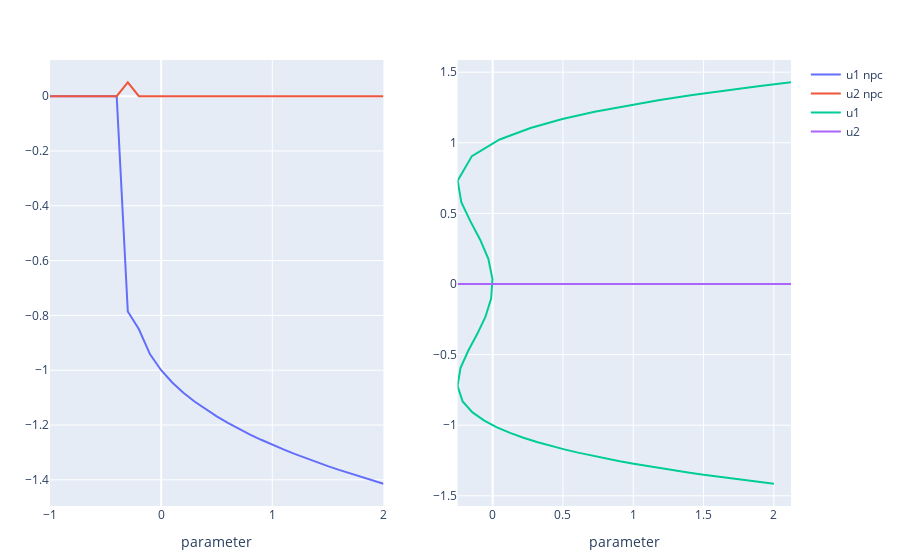

Notebook cell for this chart:
### Code cell
include("../numerical_continuation.jl")
rng = 2:-0.1:-1
par_values, conditions = continuation(hopf2d_modified, [-1 0], 6, "beta", rng, method = "npc", discretisation="shooting")
par_values2, conditions2 = continuation(hopf2d_modified, [-1 0], 6, "beta", rng, method = "pa", discretisation="shooting")

# Create trace
u1 = scatter(
    x = par_values,
    y = conditions[:,1],
    mode="lines",
    name="u1 npc",
    showlegend=true
    )
u2 = scatter(
    x = par_values,
    y = conditions[:,2],
    mode="lines",
    name="u2 npc",
    showlegend=true
    )

layout = Layout(
    xaxis_title = "parameter",
    # yaxis_type="log",
    yaxis_exponentformat="power",
    # yaxis_title = "",
    width=700, height=350,
    )

u3 = scatter(
    x = par_values2,
    y = conditions2[:,1],
    mode="lines",
    name="u1",
    showlegend=true
    )
u4 = scatter(
    x = par_values2,
    y = conditions2[:,2],
    mode="lines",
    name="u2",
    showlegend=true
    )


p1 = plot([u1, u2], layout)
p2 = plot([u3, u4], layout)

p = [p1 p2]
relayout!(p)
p

### Figure 1 — Plotly figure (JSON) as saved in the notebook; plotly's stock layout.template omitted (floating-point values rounded to 4 significant figures)
{"data": [{"mode": "lines", "name": "u1 npc", "showlegend": true, "type": "scatter", "x": [2, 1.9, 1.8, 1.7, 1.6, 1.5, 1.4, 1.3, 1.2, 1.1, 1, 0.9, 0.8, 0.7, 0.6, 0.5, 0.4, 0.3, 0.2, 0.1, 0, -0.1, -0.2, -0.3, -0.4, -0.5, -0.6, -0.7, -0.8, -0.9, -1], "xaxis": "x1", "y": [-1.414, -1.402, -1.39, -1.377, -1.364, -1.35, -1.336, -1.321, -1.305, -1.289, -1.272, -1.254, -1.235, -1.214, -1.192, -1.169, -1.143, -1.114, -1.082, -1.045, -1.0, -0.942, -0.8507, -0.7858, 1.499e-18, 1.499e-18, 1.499e-18, 1.499e-18, 1.499e-18, 1.499e-18, 1.499e-18], "yaxis": "y1"}, {"mode": "lines", "name": "u2 npc", "showlegend": true, "type": "scatter", "x": [2, 1.9, 1.8, 1.7, 1.6, 1.5, 1.4, 1.3, 1.2, 1.1, 1, 0.9, 0.8, 0.7, 0.6, 0.5, 0.4, 0.3, 0.2, 0.1, 0, -0.1, -0.2, -0.3, -0.4, -0.5, -0.6, -0.7, -0.8, -0.9, -1], "xaxis": "x1", "y": [-2.605e-07, -2.295e-07, -2.008e-07, -1.747e-07, -1.51e-07, -1.295e-07, -1.103e-07, -9.31e-08, -7.79e-08, -6.457e-08, -5.303e-08, -4.318e-08, -3.498e-08, -2.841e-08, -2.351e-08, -2.046e-08, -9.256e-09, -6.111e-09, -3.768e-09, -2.115e-09, -1.041e-09, -4.284e-10, -1.52e-10, 0.05063, 1.586e-18, 1.586e-18, 1.586e-18, 1.586e-18, 1.586e-18, 1.586e-18, 1.586e-18], "yaxis": "y1"}, {"mode": "lines", "name": "u1", "showlegend": true, "type": "scatter", "x": [2, 1.9, 1.8, 1.7, 1.6, 1.501, 1.401, 1.301, 1.202, 1.102, 1.003, 0.9038, 0.8049, 0.7061, 0.6077, 0.5096, 0.412, 0.3149, 0.2187, 0.1238, 0.03068, -0.05924, -0.1431, -0.2134, -0.2495, -0.2286, -0.1735, -0.1099, -0.05151, -0.01067, -0.001265, -0.03057, -0.08876, -0.1587, -0.2229, -0.2488, -0.1476, 0.04998, 0.2695, 0.4958, 0.7252, 0.9562, 1.188, 1.421, 1.654, 1.888, 2.122], "xaxis": "x2", "y": [-1.414, -1.402, -1.39, -1.377, -1.364, -1.35, -1.336, -1.321, -1.306, -1.29, -1.273, -1.255, -1.236, -1.216, -1.194, -1.171, -1.146, -1.119, -1.088, -1.054, -1.015, -0.9679, -0.9094, -0.8314, -0.7226, -0.5949, -0.4728, -0.3545, -0.2334, -0.1039, 0.03559, 0.1777, 0.3138, 0.4448, 0.579, 0.7315, 0.9056, 1.024, 1.105, 1.168, 1.22, 1.264, 1.304, 1.339, 1.371, 1.401, 1.428], "yaxis": "y2"}, {"mode": "lines", "name": "u2", "showlegend": true, "type": "scatter", "x": [2, 1.9, 1.8, 1.7, 1.6, 1.501, 1.401, 1.301, 1.202, 1.102, 1.003, 0.9038, 0.8049, 0.7061, 0.6077, 0.5096, 0.412, 0.3149, 0.2187, 0.1238, 0.03068, -0.05924, -0.1431, -0.2134, -0.2495, -0.2286, -0.1735, -0.1099, -0.05151, -0.01067, -0.001265, -0.03057, -0.08876, -0.1587, -0.2229, -0.2488, -0.1476, 0.04998, 0.2695, 0.4958, 0.7252, 0.9562, 1.188, 1.421, 1.654, 1.888, 2.122], "xaxis": "x2", "y": [-2.605e-07, -2.295e-07, -2.004e-07, -1.742e-07, -1.504e-07, -1.289e-07, -1.096e-07, -9.229e-08, -7.693e-08, -6.339e-08, -5.154e-08, -4.128e-08, -3.248e-08, -2.504e-08, -1.883e-08, -1.375e-08, -9.678e-09, -6.498e-09, -4.151e-09, -2.452e-09, -1.316e-09, -6.3e-10, -2.764e-10, -1.357e-10, -7.908e-11, -4.363e-11, -2.153e-11, -9.254e-12, -5.261e-12, -3.058e-13, 1.008e-12, 1.29e-12, 4.251e-11, 1.796e-11, 4.01e-11, -1.823e-10, -1.642e-11, 1.513e-09, 5.316e-09, 1.397e-08, 2.64e-08, 4.652e-08, 7.501e-08, 1.133e-07, 1.63e-07, 2.254e-07, 3.023e-07], "yaxis": "y2"}], "layout": {"margin": {"b": 50, "l": 50, "r": 50, "t": 60}, "xaxis1": {"anchor": "y1", "domain": [0, 0.45], "title": {"text": "parameter"}}, "xaxis2": {"anchor": "y2", "domain": [0.55, 1], "title": {"text": "parameter"}}, "yaxis1": {"anchor": "x1", "domain": [0, 1], "exponentformat": "power"}, "yaxis2": {"anchor": "x2", "domain": [0, 1], "exponentformat": "power"}}}
